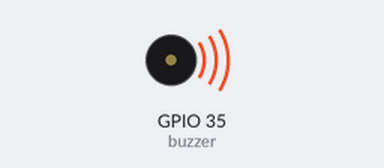
A program run on a simulated ESP32 board running MicroPython. Shown: buzzer (waves = sounding). What the program prints to the serial console is not drawn.

Above: at 0.2 s.
Timing chart, 0 to 3.0 s (numbered marks = the images above):
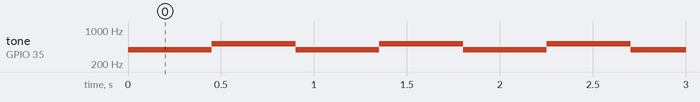

Measured:
- by itself, tone on GPIO 35 (buzzer): alternates 523 Hz for 0.45 s and 392 Hz for 0.45 s

The program:

buzzer_cop_sounds.py
```python
from machine import Pin, PWM
import time

# Initialize PWM for the buzzer with an initial frequency
buzzer_pin = 35  # Adjust based on your ESP32 board's capabilities
buzzer = PWM(Pin(buzzer_pin), freq=1000, duty=512)  # Initial frequency and duty

def change_tone(frequency):
    buzzer.freq(frequency)  # Change the frequency to alter the tone

def sound_buzzer(frequency, duration_ms=350):
    change_tone(frequency)  # Update the buzzer to the desired frequency
    time.sleep_ms(duration_ms)  # Keep the tone for the specified duration

# Keep the PWM active and avoid deinitializing it unnecessarily
try:
    #C4 = 262, E4 = 330
    tones = [392, 523]  # Example tones in Hz (G4, C5)
    print("starting while loop")
    while True:
        for tone in tones:
            sound_buzzer(tone)  # Play each tone
            print("playing a tone")
            time.sleep(0.1)  # Wait a bit before playing the next tone
finally:
    buzzer.deinit()  # Deinitialize the PWM when done to clean up
```
